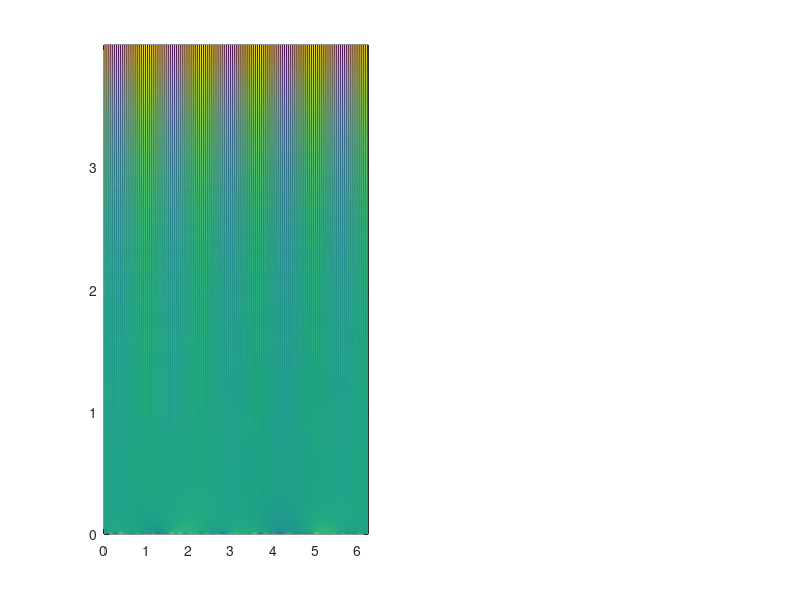

The MATLAB script that drew this image: (Note: this script raises an error after producing the figure.)
%% allen_cahn.m
%
% Allen-Cahn equation with periodic BCs using Fourier spectral IMEX scheme.
%
% PDE: u_t = u_xx + u(1 - u^2), 0 < x < 2*pi, t > 0 (periodic)
%
% The diffusion term u_xx is treated implicitly and the nonlinear reaction
% u(1 - u^2) is treated explicitly (IMEX):
%   (I - dt * D_xx) u^{n+1} = u^n + dt * (u^n - (u^n)^3)
%
% In Fourier space this becomes diagonal:
%   u_hat_k^{n+1} = (u_hat_k^n + dt * FFT(u^n - (u^n)^3)) / (1 + k^2 * dt)
%
% Author: Dr. Denys Dutykh (Khalifa University, Abu Dhabi, UAE)
% Part of "Computational Etudes: A Spectral Approach"
% https://github.com/dutykh/computational-etudes
% Date: February 2026

clear; close all; clc;

%% Configuration
N = 256;           % Grid points
tmax = 5.0;        % Final time
dt = 0.01;         % Time step (IMEX allows large dt)

% Colors
NAVY  = [0.078 0.176 0.431];
SKY   = [0.471 0.588 0.824];
CORAL = [0.906 0.298 0.235];
TEAL  = [0.086 0.627 0.522];

% Output path
script_dir = fileparts(mfilename('fullpath'));
output_dir = fullfile(script_dir, '..', '..', '..', 'textbook', 'figures', 'ch10', 'matlab');
output_file = fullfile(output_dir, 'allen_cahn.pdf');

if ~exist(output_dir, 'dir')
    mkdir(output_dir);
end

%% Setup grid
h = 2 * pi / N;
x = h * (0:N-1)';

% Wavenumbers
if mod(N, 2) == 0
    k = [0:N/2-1, 0, -N/2+1:-1]';
else
    k = [0:(N-1)/2, -(N-1)/2:-1]';
end

%% Initial condition: smoothed random perturbation
rng(42);  % Fixed seed for reproducibility
u = 0.1 * randn(N, 1);

% Low-pass filter to smooth the initial data
u_hat = fft(u);
filter_mask = abs(k) <= N/8;
u_hat = u_hat .* filter_mask;
u = real(ifft(u_hat));

%% IMEX multiplier: 1 / (1 + k^2 * dt)
imex_denom = 1.0 + k.^2 * dt;

%% Time stepping
nsteps = ceil(tmax / dt);

% Storage for snapshots
n_save = 200;
save_every = max(1, floor(nsteps / n_save));
U_save = zeros(N, n_save + 1);
t_save = zeros(1, n_save + 1);
U_save(:, 1) = u;
t_save(1) = 0;
save_idx = 2;

t = 0;
for n = 1:nsteps
    % Explicit reaction term: u - u^3 = u(1 - u^2)
    reaction = u - u.^3;

    % Transform to Fourier space
    u_hat = fft(u);
    reaction_hat = fft(reaction);

    % IMEX step in Fourier space:
    % u_hat^{n+1} = (u_hat^n + dt * reaction_hat) / (1 + k^2 * dt)
    u_hat = (u_hat + dt * reaction_hat) ./ imex_denom;

    % Transform back to physical space
    u = real(ifft(u_hat));

    t = t + dt;

    % Save snapshot
    if mod(n, save_every) == 0 && save_idx <= n_save + 1
        U_save(:, save_idx) = u;
        t_save(save_idx) = t;
        save_idx = save_idx + 1;
    end
end

% Trim unused storage
n_saved = save_idx - 1;
U_save = U_save(:, 1:n_saved);
t_save = t_save(1:n_saved);

%% Create figure
fig = figure('Units', 'inches', 'Position', [1, 1, 12, 5]);

% Left panel: space-time pcolormesh plot
subplot(1, 2, 1);
[X, T] = meshgrid(x, t_save);
pcolor(X, T, U_save');
shading interp;
colormap(subplot(1,2,1), redblue(256));
caxis([-1, 1]);
xlabel('$x$', 'Interpreter', 'latex', 'FontSize', 11);
ylabel('$t$', 'Interpreter', 'latex', 'FontSize', 11);
title('Allen-Cahn: Phase Separation', 'FontSize', 12);
cb = colorbar;
cb.Label.String = '$u(x, t)$';
cb.Label.Interpreter = 'latex';
cb.Label.FontSize = 11;

% Right panel: snapshots at selected times
subplot(1, 2, 2);
hold on;

snapshot_times = [0.0, 0.1, 0.5, 1.0, 2.0, 5.0];
colors = [SKY; TEAL; 0.180 0.800 0.443; 0.953 0.612 0.071; CORAL; NAVY];

for i = 1:length(snapshot_times)
    [~, idx] = min(abs(t_save - snapshot_times(i)));
    t_actual = t_save(idx);
    plot(x, U_save(:, idx), '-', 'Color', colors(i, :), 'LineWidth', 1.5, ...
         'DisplayName', sprintf('$t = %.1f$', t_actual));
end

xlabel('$x$', 'Interpreter', 'latex', 'FontSize', 11);
ylabel('$u(x, t)$', 'Interpreter', 'latex', 'FontSize', 11);
title('Snapshots at Selected Times', 'FontSize', 12);
lgd = legend('Location', 'northeast', 'Interpreter', 'latex', 'FontSize', 9);
lgd.BoxFace.ColorType = 'truecoloralpha';
lgd.BoxFace.ColorData = uint8([255; 255; 255; 230]);
xlim([0, 2*pi]);
ylim([-1.3, 1.3]);
yline(1.0, '--', 'Color', [0.5 0.5 0.5], 'LineWidth', 0.5, 'Alpha', 0.5);
yline(-1.0, '--', 'Color', [0.5 0.5 0.5], 'LineWidth', 0.5, 'Alpha', 0.5);
box on;

%% Save figure
exportgraphics(fig, output_file, 'ContentType', 'vector');
exportgraphics(fig, strrep(output_file, '.pdf', '.png'), 'Resolution', 300);

fprintf('Figure saved to: %s\n', output_file);

close(fig);


%% Helper function: Red-Blue diverging colormap
function cmap = redblue(m)
    % Red-Blue diverging colormap centered at white
    if nargin < 1
        m = 256;
    end
    n = ceil(m / 2);

    % Blue to white
    r1 = linspace(0.2, 1, n)';
    g1 = linspace(0.3, 1, n)';
    b1 = linspace(0.8, 1, n)';

    % White to red
    r2 = linspace(1, 0.8, n)';
    g2 = linspace(1, 0.2, n)';
    b2 = linspace(1, 0.2, n)';

    cmap = [r1 g1 b1; r2(2:end, :) g2(2:end, :) b2(2:end, :)];

    % Ensure exact size
    if size(cmap, 1) > m
        cmap = cmap(1:m, :);
    end
end
